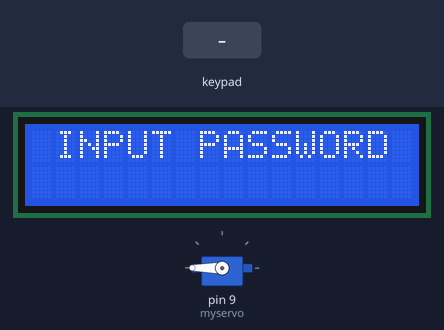
A sketch run on a simulated Arduino Uno, built with avr-gcc and run on an emulated ATmega328P. Shown: servo, 16×2 character LCD. The test bench sets the inputs (shaded band).

Above: at 1.8 s.
1.9 s: keypad keys 1 2 3 4 5 6 pressed 0.4 s apart
At 5.4 s:
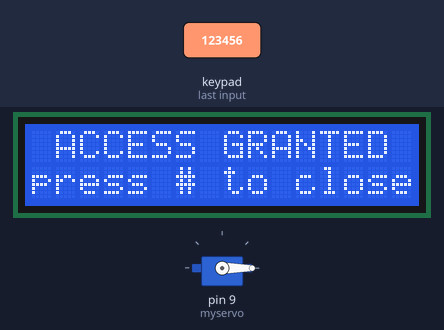
5.8 s: keypad keys 1 2 3 4 5 6 # pressed 0.4 s apart
At 9.5 s:
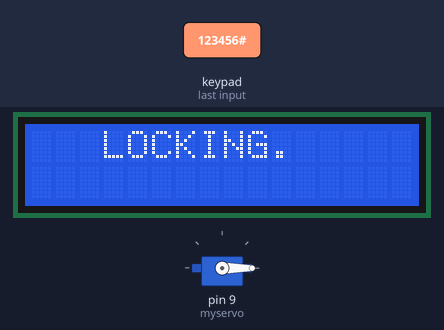
11.6 s: key '*' pressed
At 14.4 s:
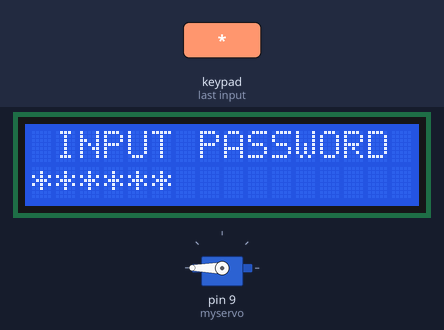
14.6 s: key '#' pressed
At 15.8 s:
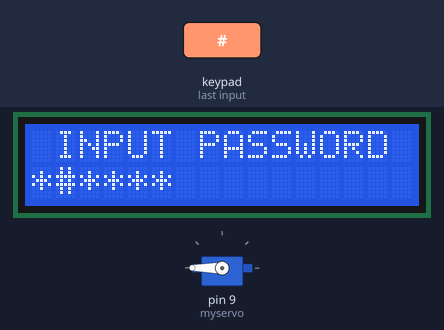
16.1 s: keypad keys * * * * * * # pressed 0.4 s apart
At 17.9 s:
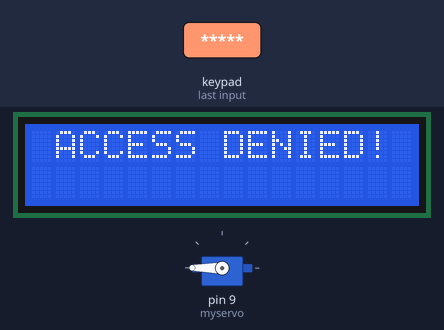
20.6 s: keypad keys 1 3 9 7 2 2 # pressed 0.4 s apart
At 24.5 s:
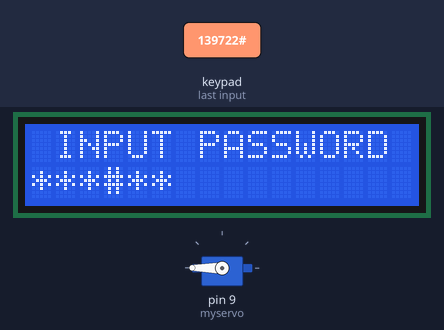
Timing chart, 0 to 25.9 s (numbered marks = the images above; inputs shaded):
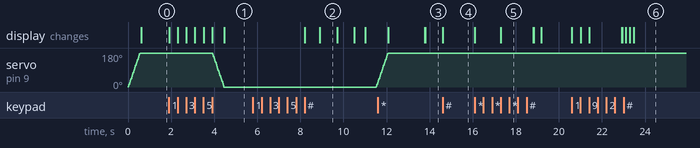

The sketch:

Servo_keypad.ino
```cpp
#include <Keypad.h>
#include <LiquidCrystal.h>
#include <Servo.h>

Servo myservo;

LiquidCrystal lcd(A0, A1, A2, A3, A4, A5);

#define Password_Lenght 7

int pos = 0;

char Data[Password_Lenght];
char Master[Password_Lenght] = "123456";
byte data_count = 0, master_count = 0;
bool Pass_is_good;
char customKey;

const byte ROWS = 4;
const byte COLS = 3;
char keys[ROWS][COLS] = {
  {'1', '2', '3'},
  {'4', '5', '6'},
  {'7', '8', '9'},
  {'*', '0', '#'}
};
bool door = true;

byte rowPins[ROWS] = {8, 7, 6, 5};
byte colPins[COLS] = {4, 3, 2};

Keypad customKeypad( makeKeymap(keys), rowPins, colPins, ROWS, COLS);

void setup()
{
  myservo.attach(9);
  ServoClose();
  lcd.begin(16, 2);

}

void loop()
{
  if (door == 0)
  {
    customKey = customKeypad.getKey();

    if (customKey == '#')

    {

    lcd.clear();
      lcd.setCursor (3,0);
        lcd.print("LOCKING");
        delay (700);
      lcd.setCursor (10,0);
        lcd.print(".");
        delay (800);
      lcd.setCursor (11,0);
        lcd.print(".");
        delay (800);
      lcd.setCursor (12,0);
        lcd.print(".");
        delay (500);
        lcd.clear();
        delay (500);
        ServoClose();
      lcd.setCursor (5,0);
      lcd.print("LOCKED");
      delay (1700);

      door = 1;
    }
  }

  else Open();
}

void clearData()
{
  while (data_count != 0)
  {
    Data[data_count--] = 0;
  }
  return;
}

void ServoOpen()
{
  for (pos = 180; pos >= 0; pos -= 5) {

    myservo.write(pos);
    delay(15);
  }
}

void ServoClose()
{
  for (pos = 0; pos <= 180; pos += 5) {
    myservo.write(pos);
    delay(15);
  }
}

void Open()
{
  lcd.setCursor(1, 0);
  lcd.print("INPUT PASSWORD");

  customKey = customKeypad.getKey();
  if (customKey)
  {
   lcd.setCursor(0, 1);
    lcd.print("******");
    Data[data_count] = customKey;
    lcd.setCursor(data_count, 1);
    lcd.print(Data[data_count]);
    data_count++;
  }

  if (data_count == Password_Lenght - 1)
  {
    if (!strcmp(Data, Master))
    {
      lcd.clear();
      ServoOpen();
      lcd.print(" ACCESS GRANTED");
      lcd.setCursor(0,1);
      lcd.print("press # to close");
      door = 0;
    }
    else
    {
      lcd.clear();

     lcd.setCursor(1,0);
      lcd.print("ACCESS DENIED!");
      delay(1500);
      door = 1;
    }
    clearData();
  }
}
```

Measured:
- after the input at 1.9 s, servo on pin 9 (myservo): moves from 180° to 0° over 0.51 s, starting after 2.0 s; the display: first changes at once (image 1 shows a later state)
- after the input at 5.8 s, servo on pin 9 (myservo): 0° → 25° after 5.7 s; the display: first changes after 2.4 s (image 2 shows a later state)
- after the input at 11.6 s, the display: first differs from a run without the input after 2.2 s (image 3)
- after the input at 14.6 s, the display: changes at once (image 4)
- after the input at 16.1 s, the display: first changes at once (image 5 shows a later state)
- after the input at 20.6 s, the display: first changes at once (image 6 shows a later state)
